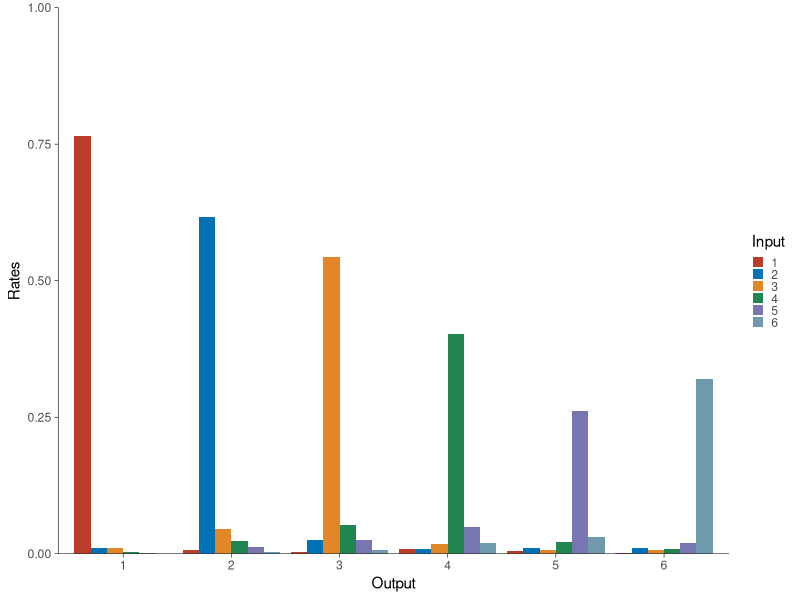

R code for this plot: (Note: this script raises an error after producing the figure.)
# This script provide a plot of transposition gradients
# Check
# 1. Strong primacy effect
# 2. Weak recency effect
# 3. Transposition patters (e.g., locality constraint)

# For transposition_gradients, see Henson, R. N. A., Norris, D. G., Page, M. P. A., & Baddeley, A. D. (1996). Unchained Memory: Error Patterns Rule out Chaining Models of Immediate Serial Recall. The Quarterly Journal of Experimental Psychology Section A, 49(1), 80–115. https://doi.org/10.1080/713755612

library(dplyr)
library(ggplot2)
library(ggsci)

df <- read.csv('../Data/behav_data.csv')
df <- df[, colnames(df) != "X"]

df %>%
  group_by(subjectID) %>%
  summarise(n_distinct(listID))

# subject number = 114
# each subject took 25 trials
# 2850 (114 * 25) responses for each position

# row number = input position
# col number = output position
io_matrix <- matrix(0, nrow = 6, ncol = 6)

for(i in unique(df$subjectID)){
  single_sub_df <- df[df$subjectID == i, ]
  for(j in unique(single_sub_df$listID)){
    trial_df <- single_sub_df[single_sub_df$listID == j, ]
    for(one_stimulus in trial_df$stimulus){
      stimuli_position <- trial_df[trial_df$stimulus == one_stimulus, 'position'] + 1
      if(one_stimulus %in% trial_df$response){
        response_position <- trial_df[trial_df$response == one_stimulus, 'position'] + 1
        io_matrix[stimuli_position, response_position] <- io_matrix[stimuli_position, response_position] + 1
      }
    }
  }
}

# subject number = 114
# each subject took 25 trials
# 2850 (114 * 25) responses for each position
# Get rates
io_matrix <- io_matrix / 2850

print(io_matrix)

input_position <- c(rep('1',6),rep('2',6),rep('3',6),rep('4',6),rep('5',6),rep('6',6))
output_position <- rep(as.character(1:6),6)
rates <- NULL
for(i in 1:6){
  rates <- c(rates, io_matrix[i,])
}

plot_df <- data.frame(Input = input_position,
                      Output = output_position,
                      Rates = rates)
print(plot_df)

g <- ggplot(plot_df, aes(x = Output, y = Rates, fill = Input)) +
  geom_bar(stat = 'identity', position = 'dodge', width=0.9) +
  scale_fill_nejm() +
  theme(legend.key.size = unit(0.3, 'cm'),
        legend.text = element_text(color = 'grey30'),
        panel.background = element_blank(),
        axis.line=element_line(colour = 'black', size = 0.2),
        axis.ticks=element_line(colour = 'black', size = 0.2),
        panel.border = element_blank()) +
  scale_y_continuous(expand = c(0, 0), limits = c(0, 1.0)) +
ggsave('../Results/transposition_gradients.png', width=4.5, height=3)
